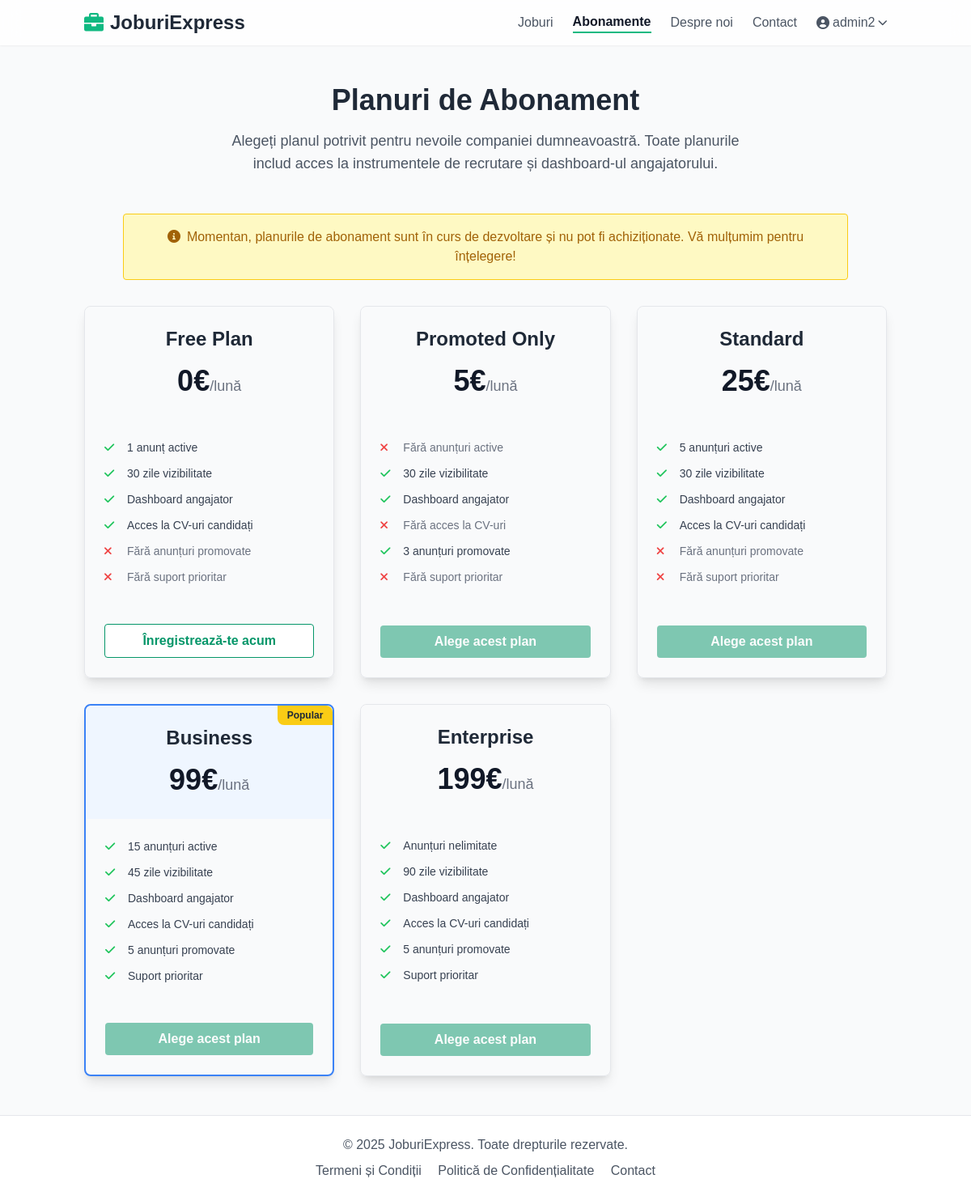
The page /payments/plans/ (signed in) on the database its author committed.
### accounts/models.py (models this page shows, shortened)
class User(AbstractUser):
    USER_TYPE_CHOICES = (
        ('job_seeker', 'Job Seeker'),
        ('company', 'Company'),
    )
    email = models.EmailField(unique=True)
    user_type = models.CharField(max_length=20, choices=USER_TYPE_CHOICES, default='job_seeker')
    groups = models.ManyToManyField(
        'auth.Group',
        verbose_name='groups',
        blank=True,
        help_text='The groups this user belongs to. A user will get all permissions granted to each of their groups.',
        related_name="custom_user_set", # Changed related_name
        related_query_name="user",
    )
    user_permissions = models.ManyToManyField(
        'auth.Permission',
        verbose_name='user permissions',
        blank=True,
        help_text='Specific permissions for this user.',
        related_name="custom_user_set", # Changed related_name
        related_query_name="user",
    )
    is_active = models.BooleanField(
        'active',
        default=True, # Changed default to True
        help_text= (
            'Designates whether this user should be treated as active. '
            'Unselect this instead of deleting accounts.'
        ),
    )

### payments/models.py (models this page shows, shortened)
class SubscriptionPlan(models.Model):
    name = models.CharField(max_length=100, unique=True) # e.g., Free, Standard, Business
    slug = models.SlugField(max_length=100, unique=True, blank=True)
    description = models.TextField(blank=True, null=True) # Optional description
    price = models.DecimalField(max_digits=10, decimal_places=2, default=0.00)
    currency = models.CharField(max_length=3, default='€') # Assuming Euro for now
    max_active_jobs = models.PositiveIntegerField(default=1, help_text="Maximum number of jobs a company can have active at once. Use 0 for unlimited (handle in logic).")
    visibility_days = models.PositiveIntegerField(default=30, help_text="Number of days a job posting remains visible.")
    has_company_dashboard = models.BooleanField(default=True, help_text="Does this plan include access to the company dashboard?")
    has_cv_access = models.BooleanField(default=False, help_text="Does this plan allow access to candidate CVs?")
    promoted_jobs_limit = models.PositiveIntegerField(default=0, help_text="Maximum number of jobs that can be promoted simultaneously.")
    has_priority_support = models.BooleanField(default=False, help_text="Does this plan include priority support?")
    is_active = models.BooleanField(default=True, help_text="Allow disabling plans from being selected.")
    is_featured = models.BooleanField(default=False, help_text="Mark this plan as 'Popular' or featured.")
    is_promoted_only = models.BooleanField(default=False, help_text="Is this a special plan only for promoting existing jobs?")
    class Meta:
        ordering = ['price'] # Order plans by price by default

### payments/views.py (the view, shortened to what this page needs)
# urls.py: path('plans/', views.plan_list, name='plan_list'),
@login_required
def plan_list(request):
    plans = SubscriptionPlan.objects.filter(is_active=True).order_by('price')
    context = {'plans': plans}
    return render(request, 'payments/plans.html', context)

### payments/templates/payments/plans.html (shortened to what this page needs)
{% extends 'base.html' %}
{% load static %}
{% block content %}
<div class="container mx-auto px-4 py-12">
    <div class="text-center mb-12">
        <h1 class="text-3xl md:text-4xl font-bold text-gray-800 mb-4">Planuri de Abonament</h1>
        <p class="text-lg text-gray-600 max-w-2xl mx-auto">Alegeți planul potrivit pentru nevoile companiei dumneavoastră. Toate planurile includ acces la instrumentele de recrutare și dashboard-ul angajatorului.</p>
    </div>
    <div class="mb-8 p-4 bg-yellow-100 border border-yellow-400 text-yellow-700 rounded max-w-4xl mx-auto text-center">
        <p><i class="fas fa-info-circle mr-2"></i>Momentan, planurile de abonament sunt în curs de dezvoltare și nu pot fi achiziționate. Vă mulțumim pentru înțelegere!</p>
    </div>
    <div class="grid grid-cols-1 md:grid-cols-2 lg:grid-cols-3 gap-8 max-w-6xl mx-auto items-stretch">
        {% for plan in plans %}
        <div class="relative border rounded-lg shadow-lg flex flex-col {% if plan.is_featured %}border-blue-500 border-2{% else %}border-gray-200{% endif %}">
            {% if plan.is_featured %}
            <span class="absolute top-0 right-0 bg-yellow-400 text-gray-800 text-xs font-bold px-3 py-1 rounded-bl-lg rounded-tr-lg">Popular</span>
            {% endif %}
            <div class="p-6 {% if plan.is_featured %}bg-blue-50{% else %}bg-gray-50{% endif %} rounded-t-lg">
                <h2 class="text-2xl font-semibold text-center text-gray-800 mb-4">{{ plan.name }}</h2>
                <p class="text-4xl font-bold text-center text-gray-900 mb-1">
                    {{ plan.price|floatformat:0 }}{{ plan.currency }}<span class="text-lg font-normal text-gray-500">/lună</span>
                </p>
            </div>
            <ul class="p-6 space-y-3 text-sm text-gray-700 flex-grow">
                <li class="flex items-center">
                    {% if plan.max_active_jobs > 0 %}
                        <i class="fas fa-check text-green-500 w-5 mr-2"></i>
                        {% if plan.max_active_jobs >= 9999 %}
                            Anunțuri nelimitate
                        {% else %}
                            {{ plan.max_active_jobs }} anunț{% if plan.max_active_jobs > 1 %}uri{% endif %} active
                        {% endif %}
                    {% else %}
                         <i class="fas fa-times text-red-500 w-5 mr-2"></i>
                         <span class="text-gray-500">Fără anunțuri active</span>
                    {% endif %}
                </li>
                <li class="flex items-center">
                    {% if plan.visibility_days > 0 %}
                        <i class="fas fa-check text-green-500 w-5 mr-2"></i>
                        {{ plan.visibility_days }} zile vizibilitate
                    {% else %}
                         <i class="fas fa-times text-red-500 w-5 mr-2"></i>
                         <span class="text-gray-500">Vizibilitate limitată</span>
                    {% endif %}
                </li>
                <li class="flex items-center">
                    {% if plan.has_company_dashboard %}
                        <i class="fas fa-check text-green-500 w-5 mr-2"></i>
                        Dashboard angajator
                    {% else %}
                         <i class="fas fa-times text-red-500 w-5 mr-2"></i>
                         <span class="text-gray-500">Fără dashboard angajator</span>
                    {% endif %}
                </li>
                <li class="flex items-center">
                    {% if plan.has_cv_access %}
                        <i class="fas fa-check text-green-500 w-5 mr-2"></i>
                        Acces la CV-uri candidați
                    {% else %}
                         <i class="fas fa-times text-red-500 w-5 mr-2"></i>
                         <span class="text-gray-500">Fără acces la CV-uri</span>
                    {% endif %}
                </li>
                 <li class="flex items-center">
                    {% if plan.promoted_jobs_limit > 0 %}
                        <i class="fas fa-check text-green-500 w-5 mr-2"></i>
                        {{ plan.promoted_jobs_limit }} anunț{% if plan.promoted_jobs_limit > 1 %}uri{% endif %} promovate
                    {% else %}
                         <i class="fas fa-times text-red-500 w-5 mr-2"></i>
                         <span class="text-gray-500">Fără anunțuri promovate</span>
                    {% endif %}
                </li>
                <li class="flex items-center">
                    {% if plan.has_priority_support %}
                        <i class="fas fa-check text-green-500 w-5 mr-2"></i>
                        Suport prioritar
                    {% else %}
                         <i class="fas fa-times text-red-500 w-5 mr-2"></i>
                         <span class="text-gray-500">Fără suport prioritar</span>
                    {% endif %}
                </li>
            </ul>
            <div class="p-6 mt-auto">
                 {% if plan.price == 0 %}
                     {% if not user.is_authenticated or user.user_type == 'job_seeker' %}
                         <a href="{% url 'accounts:company_signup' %}" class="block w-full bg-white hover:bg-gray-100 text-emerald-600 border border-emerald-600 font-bold py-2 px-4 rounded text-center transition duration-300">
                             Înregistrează-te acum
                         </a>
                      {% endif %}
                  {% else %}
                      <button disabled class="block w-full bg-emerald-600 text-white font-bold py-2 px-4 rounded text-center opacity-50 cursor-not-allowed">
                          Alege acest plan
                      </button>
                 {% endif %}
            </div>
        </div>
        {% empty %}
        <p class="text-gray-600 md:col-span-2 lg:col-span-3 text-center py-10">Momentan nu sunt disponibile planuri de abonament.</p>
        {% endfor %}
    </div>
</div>
{% endblock %}

### templates/base.html (shortened to what this page needs)
<!DOCTYPE html>
<html lang="ro">
<head>
    <script src="https://cdn.tailwindcss.com"></script>
    <link rel="stylesheet" href="https://cdnjs.cloudflare.com/ajax/libs/font-awesome/6.0.0/css/all.min.css" />
</head>
<body class="bg-gray-50 text-gray-800 relative">
    <nav class="bg-white/80 backdrop-blur-md shadow-sm sticky top-0 z-50">
        <div class="container mx-auto px-4 py-3 flex justify-between items-center">
            <a class="text-2xl font-bold text-gray-800 flex items-center" href="{% url 'core:home' %}">
                <i class="fas fa-briefcase mr-2 text-emerald-500"></i>
                JoburiExpress
            </a>
            <div class="hidden md:flex items-center space-x-6">
                <a class="text-gray-600 hover:text-gray-900 transition-colors duration-300 " href="{% url 'jobs:job_list' %}">Joburi</a>
                <a class="text-gray-600 hover:text-gray-900 transition-colors duration-300 {% if request.resolver_match.view_name == 'payments:plan_list' %} font-semibold text-gray-900 border-b-2 border-emerald-500 {% endif %}" href="{% url 'payments:plan_list' %}">Abonamente</a>
                <a class="text-gray-600 hover:text-gray-900 transition-colors duration-300 " href="{% url 'core:about' %}">Despre noi</a>
                <a class="text-gray-600 hover:text-gray-900 transition-colors duration-300 " href="{% url 'core:contact' %}">Contact</a>
                {% if user.is_authenticated %}
                    <div class="relative">
                        <button id="user-menu-button" class="flex items-center text-gray-600 hover:text-gray-900 focus:outline-none transition-colors duration-300">
                            <i class="fas fa-user-circle mr-1"></i> {{ user.username }}
                            <i class="fas fa-chevron-down ml-1 text-xs"></i>
                        </button>
                    </div>
                {% endif %}
            </div>
        </div>
    </nav>
    <main class="relative overflow-hidden">
        {% block content %}{% endblock %}
    </main>
    <footer class="bg-white text-gray-600 mt-auto border-t border-gray-200">
        <div class="container mx-auto px-4 py-6 text-center">
            <p>&copy; {% now "Y" %} JoburiExpress. Toate drepturile rezervate.</p>
            <div class="mt-2 space-x-4">
                <a href="{% url 'core:terms' %}" class="hover:text-emerald-500 transition-colors duration-300">Termeni și Condiții</a>
                <a href="{% url 'core:privacy' %}" class="hover:text-emerald-500 transition-colors duration-300">Politică de Confidențialitate</a>
                <a href="{% url 'core:contact' %}" class="hover:text-emerald-500 transition-colors duration-300">Contact</a>
            </div>
        </div>
    </footer>
</body>
</html>

### templates/base.html (style rules this page uses)
body { display: flex; flex-direction: column; min-height: 100vh; font-family: sans-serif; }
main { flex-grow: 1; }

### rows shown on the page
User: username "admin2"
SubscriptionPlan: name "Free Plan", price "0", currency "€", max_active_jobs "1", visibility_days "30", has_company_dashboard True (drawn), has_cv_access True (drawn), promoted_jobs_limit 0 (drawn), has_priority_support False (drawn), shows "Înregistrează-te acum"
SubscriptionPlan: name "Promoted Only", price "5", currency "€", max_active_jobs 0 (drawn), visibility_days "30", has_company_dashboard True (drawn), has_cv_access False (drawn), promoted_jobs_limit "3", shows "uri", has_priority_support False (drawn), shows "Alege acest plan"
SubscriptionPlan: name "Standard", price "25", currency "€", max_active_jobs "5", shows "uri", visibility_days "30", has_company_dashboard True (drawn), has_cv_access True (drawn), promoted_jobs_limit 0 (drawn), has_priority_support False (drawn), shows "Alege acest plan"
SubscriptionPlan: is_featured "Popular", name "Business", price "99", currency "€", max_active_jobs "15", shows "uri", visibility_days "45", has_company_dashboard True (drawn), has_cv_access True (drawn), promoted_jobs_limit "5", has_priority_support True (drawn), shows "Alege acest plan"
SubscriptionPlan: name "Enterprise", price "199", currency "€", max_active_jobs "Anunțuri nelimitate", visibility_days "90", has_company_dashboard True (drawn), has_cv_access True (drawn), promoted_jobs_limit "5", has_priority_support True (drawn), shows "Alege acest plan"
